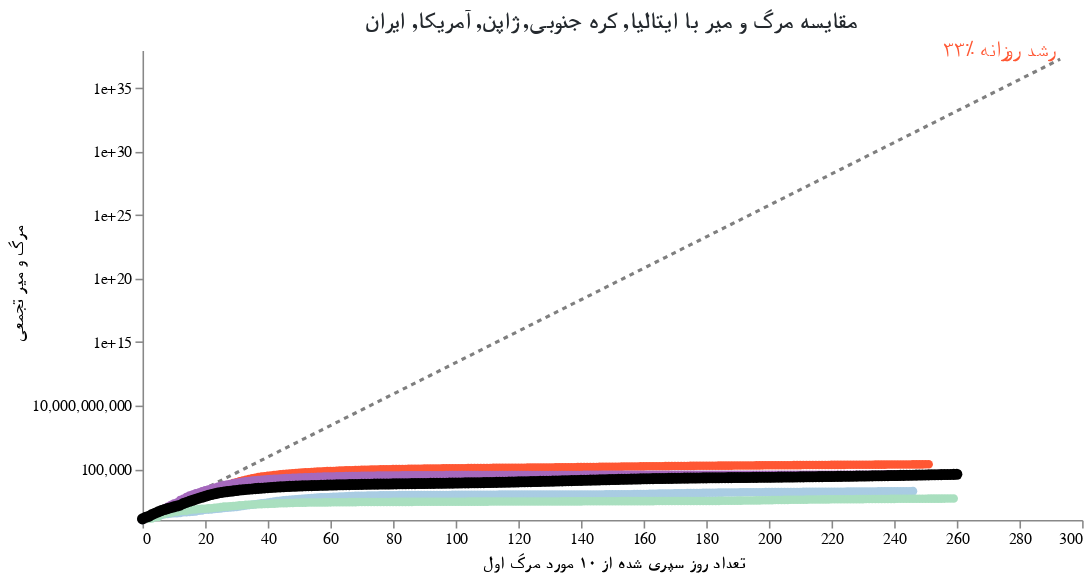

Notebook code for this chart:
### Markdown cell above
کشور مورد نظر خود را انتخاب کنید:

### Code cell
#hide_input
base = alt.Chart(dff2, width=600).encode(
    x=alt.X(f'{COL_X}:Q',axis=alt.Axis(titleFont='Tahoma',title='تعداد روز سپری شده از ۱۰ مورد مرگ اول')),
    y=alt.Y('Confirmed Cases:Q', scale=alt.Scale(type='log'), axis=alt.Axis(titleFont='Tahoma', title='مرگ و میر تجمعی')),
    color=alt.Color('Country:N', scale=alt.Scale(domain=color_domain, range=color_range), legend=None),
    tooltip=['Country', 'Date', 'Confirmed Cases', COL_X]
)

country_selection = alt.selection_single(
    name='Select', fields=['Country'], 
    bind=alt.binding_select(options=list(sorted(set(countries) - set(baseline_countries)))),
    init={'Country': 'ایران'})

date_filter = alt.datum['Date'] >= int(max_date.timestamp() * 1000)
base2 = base.transform_filter(alt.FieldOneOfPredicate('Country', baseline_countries))
base3 = base.transform_filter(country_selection)
base4 = base3.transform_filter(date_filter)

max_day = dff2[COL_X].max()
ref = pd.DataFrame([[x, SINCE_CASES_NUM*1.33**x] for x in range(max_day+1)], columns=[COL_X, 'Confirmed Cases'])
base_ref = alt.Chart(ref).encode(x=f'{COL_X}:Q', y='Confirmed Cases:Q')
base_ref_f = base_ref.transform_filter(alt.datum[COL_X] >= max_day)

chart5 = (
 base_ref.mark_line(color='black', opacity=.5, strokeDash=[3,3]) + 
 base_ref_f.mark_text(dy=-6, align='right', fontSize=14, color='#FF5733', text='۳۳٪ رشد روزانه') + 
 base2.mark_line(point=True, tooltip=True) +
 base3.mark_line(point={'size':50}, tooltip=True) +
 base2.transform_filter(date_filter).mark_text(dy=-8, align='right').encode(text='Country:N') +
 base4.mark_text(dx=8, align='left', fontWeight='bold').encode(text='Country:N') +
 base4.mark_text(dx=8, dy=12, align='left', fontWeight='bold').encode(text='Confirmed Cases:Q')
).add_selection(country_selection).properties(
    title=f"مقایسه مرگ و میر با {', '.join(baseline_countries)}"
).configure_title(fontSize=15, font='Tahoma', color='#24292e').configure_axis(
    grid=False
    ).configure_view(
    strokeOpacity=0
    )
chart5

### Figure 1 — Vega-Lite specification as saved in the notebook (floating-point values rounded to 4 significant figures; data arrays with more than 128 entries replaced by an {"elided": "..."} marker saying what was removed)
{"config": {"view": {"continuousWidth": 400, "continuousHeight": 300, "strokeOpacity": 0}, "axis": {"grid": false}, "title": {"color": "#24292e", "font": "Tahoma", "fontSize": 15}}, "layer": [{"mark": {"type": "line", "color": "black", "opacity": 0.5, "strokeDash": [3, 3]}, "encoding": {"x": {"type": "quantitative", "field": "Days since 10th death"}, "y": {"type": "quantitative", "field": "Confirmed Cases"}}, "selection": {"Select": {"type": "single", "fields": ["Country"], "bind": {"input": "select", "options": ["آلمان", "استرالیا", "اسپانیا", "انگلیس", "فرانسه", "هند", "چین", "کانادا"]}, "init": {"Country": "ایران"}}}}, {"mark": {"type": "text", "align": "right", "color": "#FF5733", "dy": -6, "fontSize": 14, "text": "۳۳٪ رشد روزانه"}, "encoding": {"x": {"type": "quantitative", "field": "Days since 10th death"}, "y": {"type": "quantitative", "field": "Confirmed Cases"}}, "transform": [{"filter": "(datum['Days since 10th death'] >= 293)"}]}, {"data": {"name": "data-637a0e84d1201977978557de8b08400b"}, "mark": {"type": "line", "point": true, "tooltip": true}, "encoding": {"color": {"type": "nominal", "field": "Country", "legend": null, "scale": {"domain": ["آلمان", "آمریکا", "استرالیا", "اسپانیا", "انگلیس", "ایتالیا", "ایران", "فرانسه", "هند", "چین", "ژاپن", "کانادا", "کره جنوبی", "لامباردی"], "range": ["#E59866", "#FF5733", "#ABEBC6", "#D5F5E3", "#D7BDE2", "#A569BD", "black", "#EB984E", "#C1B7AD", "#A1BA59", "#A9CCE3", "#F9E79F", "#A9DFBF", "#C1B7AD"]}}, "tooltip": [{"type": "nominal", "field": "Country"}, {"type": "temporal", "field": "Date"}, {"type": "quantitative", "field": "Confirmed Cases"}, {"type": "quantitative", "field": "Days since 10th death"}], "x": {"type": "quantitative", "axis": {"title": "تعداد روز سپری شده از ۱۰ مورد مرگ اول", "titleFont": "Tahoma"}, "field": "Days since 10th death"}, "y": {"type": "quantitative", "axis": {"title": "مرگ و میر تجمعی", "titleFont": "Tahoma"}, "field": "Confirmed Cases", "scale": {"type": "log"}}}, "transform": [{"filter": {"field": "Country", "oneOf": ["ایتالیا", "کره جنوبی", "ژاپن", "آمریکا", "ایران"]}}], "width": 600}, {"data": {"name": "data-637a0e84d1201977978557de8b08400b"}, "mark": {"type": "line", "point": {"size": 50}, "tooltip": true}, "encoding": {"color": {"type": "nominal", "field": "Country", "legend": null, "scale": {"domain": ["آلمان", "آمریکا", "استرالیا", "اسپانیا", "انگلیس", "ایتالیا", "ایران", "فرانسه", "هند", "چین", "ژاپن", "کانادا", "کره جنوبی", "لامباردی"], "range": ["#E59866", "#FF5733", "#ABEBC6", "#D5F5E3", "#D7BDE2", "#A569BD", "black", "#EB984E", "#C1B7AD", "#A1BA59", "#A9CCE3", "#F9E79F", "#A9DFBF", "#C1B7AD"]}}, "tooltip": [{"type": "nominal", "field": "Country"}, {"type": "temporal", "field": "Date"}, {"type": "quantitative", "field": "Confirmed Cases"}, {"type": "quantitative", "field": "Days since 10th death"}], "x": {"type": "quantitative", "axis": {"title": "تعداد روز سپری شده از ۱۰ مورد مرگ اول", "titleFont": "Tahoma"}, "field": "Days since 10th death"}, "y": {"type": "quantitative", "axis": {"title": "مرگ و میر تجمعی", "titleFont": "Tahoma"}, "field": "Confirmed Cases", "scale": {"type": "log"}}}, "transform": [{"filter": {"selection": "Select"}}], "width": 600}, {"data": {"name": "data-637a0e84d1201977978557de8b08400b"}, "mark": {"type": "text", "align": "right", "dy": -8}, "encoding": {"color": {"type": "nominal", "field": "Country", "legend": null, "scale": {"domain": ["آلمان", "آمریکا", "استرالیا", "اسپانیا", "انگلیس", "ایتالیا", "ایران", "فرانسه", "هند", "چین", "ژاپن", "کانادا", "کره جنوبی", "لامباردی"], "range": ["#E59866", "#FF5733", "#ABEBC6", "#D5F5E3", "#D7BDE2", "#A569BD", "black", "#EB984E", "#C1B7AD", "#A1BA59", "#A9CCE3", "#F9E79F", "#A9DFBF", "#C1B7AD"]}}, "text": {"type": "nominal", "field": "Country"}, "tooltip": [{"type": "nominal", "field": "Country"}, {"type": "temporal", "field": "Date"}, {"type": "quantitative", "field": "Confirmed Cases"}, {"type": "quantitative", "field": "Days since 10th death"}], "x": {"type": "quantitative", "axis": {"title": "تعداد روز سپری شده از ۱۰ مورد مرگ اول", "titleFont": "Tahoma"}, "field": "Days since 10th death"}, "y": {"type": "quantitative", "axis": {"title": "مرگ و میر تجمعی", "titleFont": "Tahoma"}, "field": "Confirmed Cases", "scale": {"type": "log"}}}, "transform": [{"filter": {"field": "Country", "oneOf": ["ایتالیا", "کره جنوبی", "ژاپن", "آمریکا", "ایران"]}}, {"filter": "(datum['Date'] >= 1605052800000)"}], "width": 600}, {"data": {"name": "data-637a0e84d1201977978557de8b08400b"}, "mark": {"type": "text", "align": "left", "dx": 8, "fontWeight": "bold"}, "encoding": {"color": {"type": "nominal", "field": "Country", "legend": null, "scale": {"domain": ["آلمان", "آمریکا", "استرالیا", "اسپانیا", "انگلیس", "ایتالیا", "ایران", "فرانسه", "هند", "چین", "ژاپن", "کانادا", "کره جنوبی", "لامباردی"], "range": ["#E59866", "#FF5733", "#ABEBC6", "#D5F5E3", "#D7BDE2", "#A569BD", "black", "#EB984E", "#C1B7AD", "#A1BA59", "#A9CCE3", "#F9E79F", "#A9DFBF", "#C1B7AD"]}}, "text": {"type": "nominal", "field": "Country"}, "tooltip": [{"type": "nominal", "field": "Country"}, {"type": "temporal", "field": "Date"}, {"type": "quantitative", "field": "Confirmed Cases"}, {"type": "quantitative", "field": "Days since 10th death"}], "x": {"type": "quantitative", "axis": {"title": "تعداد روز سپری شده از ۱۰ مورد مرگ اول", "titleFont": "Tahoma"}, "field": "Days since 10th death"}, "y": {"type": "quantitative", "axis": {"title": "مرگ و میر تجمعی", "titleFont": "Tahoma"}, "field": "Confirmed Cases", "scale": {"type": "log"}}}, "transform": [{"filter": {"selection": "Select"}}, {"filter": "(datum['Date'] >= 1605052800000)"}], "width": 600}, {"data": {"name": "data-637a0e84d1201977978557de8b08400b"}, "mark": {"type": "text", "align": "left", "dx": 8, "dy": 12, "fontWeight": "bold"}, "encoding": {"color": {"type": "nominal", "field": "Country", "legend": null, "scale": {"domain": ["آلمان", "آمریکا", "استرالیا", "اسپانیا", "انگلیس", "ایتالیا", "ایران", "فرانسه", "هند", "چین", "ژاپن", "کانادا", "کره جنوبی", "لامباردی"], "range": ["#E59866", "#FF5733", "#ABEBC6", "#D5F5E3", "#D7BDE2", "#A569BD", "black", "#EB984E", "#C1B7AD", "#A1BA59", "#A9CCE3", "#F9E79F", "#A9DFBF", "#C1B7AD"]}}, "text": {"type": "quantitative", "field": "Confirmed Cases"}, "tooltip": [{"type": "nominal", "field": "Country"}, {"type": "temporal", "field": "Date"}, {"type": "quantitative", "field": "Confirmed Cases"}, {"type": "quantitative", "field": "Days since 10th death"}], "x": {"type": "quantitative", "axis": {"title": "تعداد روز سپری شده از ۱۰ مورد مرگ اول", "titleFont": "Tahoma"}, "field": "Days since 10th death"}, "y": {"type": "quantitative", "axis": {"title": "مرگ و میر تجمعی", "titleFont": "Tahoma"}, "field": "Confirmed Cases", "scale": {"type": "log"}}}, "transform": [{"filter": {"selection": "Select"}}, {"filter": "(datum['Date'] >= 1605052800000)"}], "width": 600}], "data": {"name": "data-63c691b50981ee5a55fb584d5f7a203e"}, "title": "مقایسه مرگ و میر با ایتالیا, کره جنوبی, ژاپن, آمریکا, ایران", "$schema": "https://vega.github.io/schema/vega-lite/v4.8.1.json", "datasets": {"data-63c691b50981ee5a55fb584d5f7a203e": {"elided": "294 records"}, "data-637a0e84d1201977978557de8b08400b": {"elided": "3514 records"}}}
